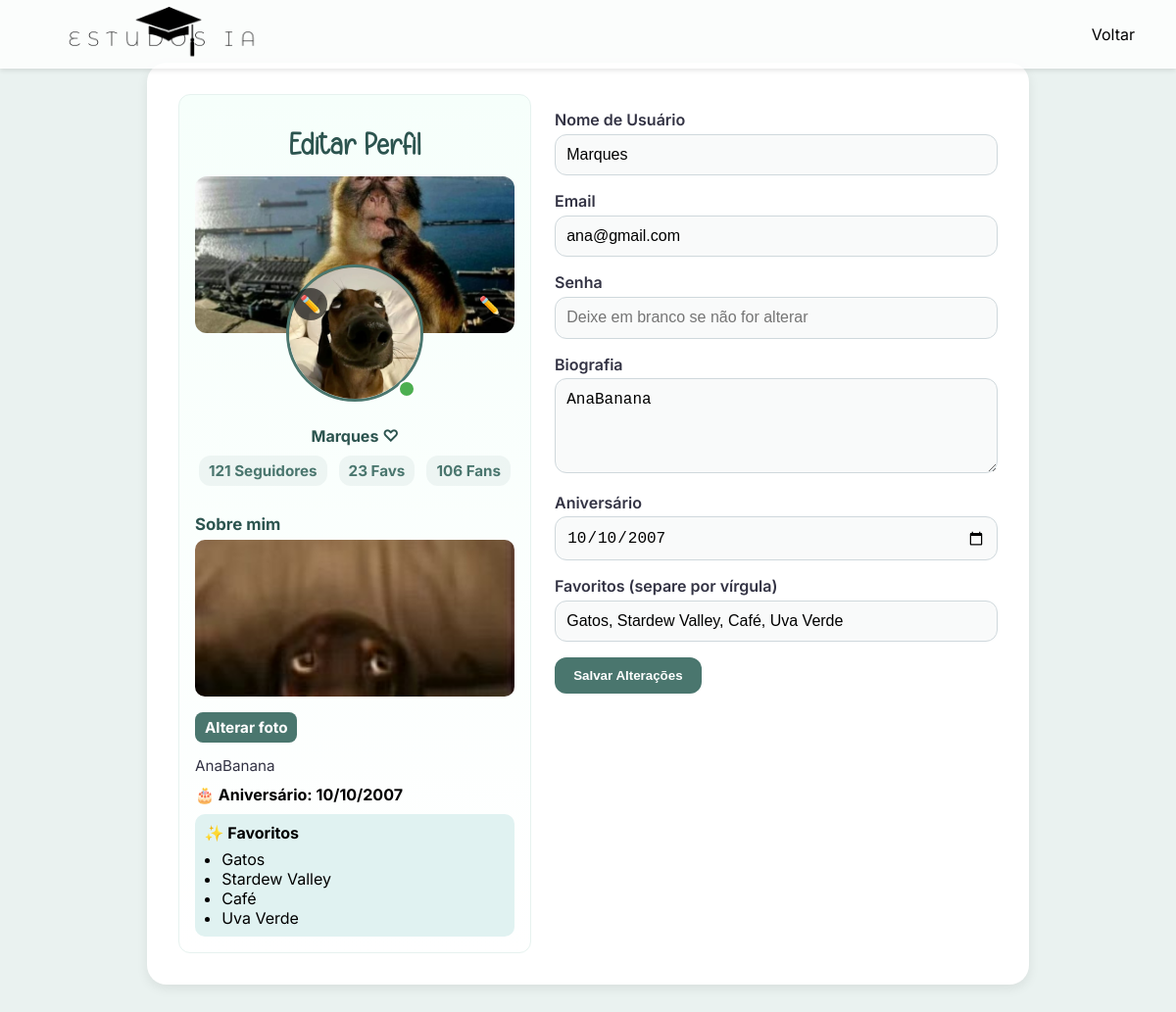
The app's page /editar_usuario.php (signed in), older data.
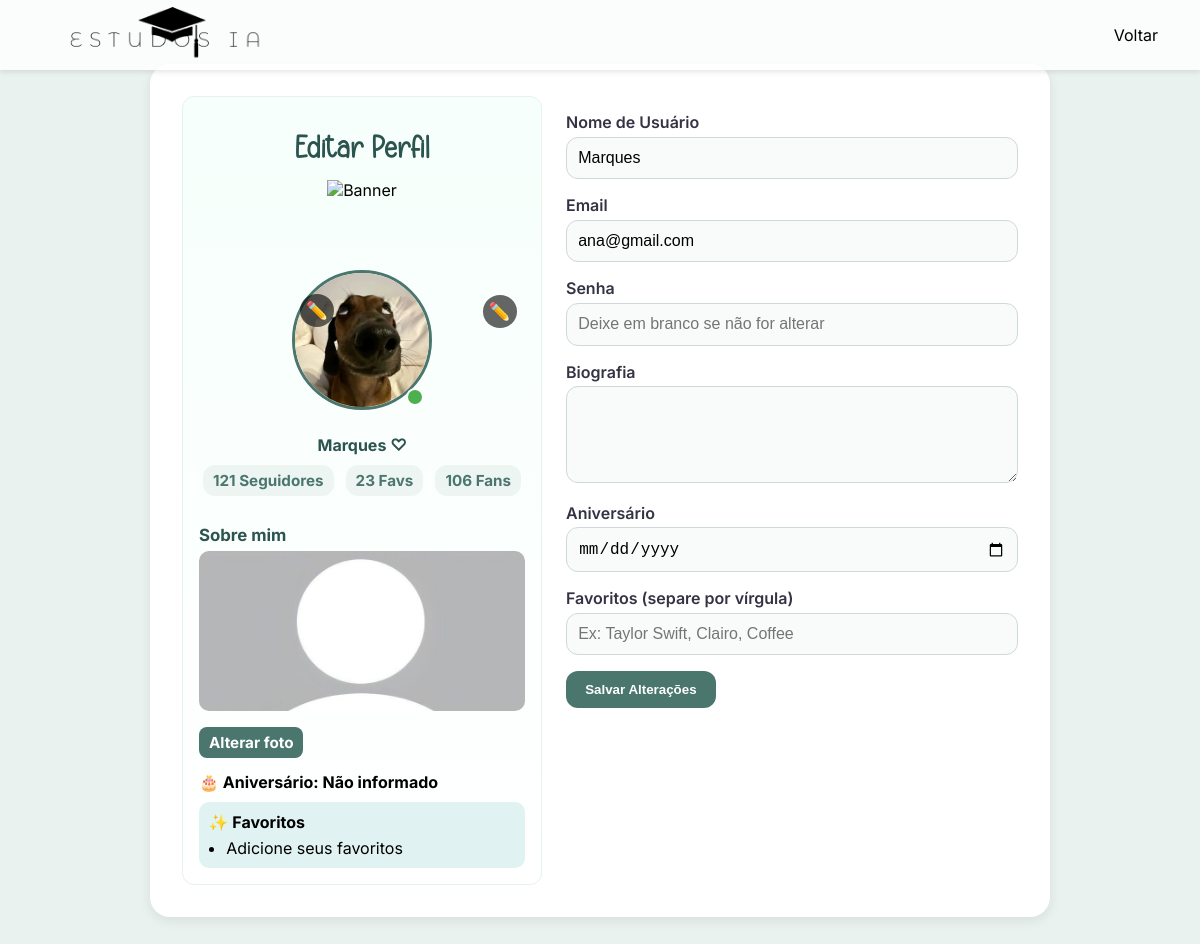
The same page, newer data.
### tables this page shows
CREATE TABLE `usuarios` (
  `id` int(11) NOT NULL,
  `nome` varchar(100) NOT NULL,
  `email` varchar(100) NOT NULL,
  `senha` varchar(255) DEFAULT NULL,
  `biografia` text DEFAULT NULL,
  `foto` varchar(255) DEFAULT NULL,
  `arvore_escolhida` int(11) DEFAULT NULL,
  `ultimo_login` datetime DEFAULT current_timestamp(),
  `token` varchar(255) DEFAULT NULL,
  `expira_token` datetime DEFAULT NULL,
  `codigo_verificacao` varchar(10) DEFAULT NULL,
  `verificado` tinyint(4) DEFAULT 0,
  `username` varchar(50) DEFAULT NULL,
  `apelido` varchar(50) DEFAULT NULL,
  `data_nascimento` date DEFAULT NULL,
  `escola` varchar(100) DEFAULT NULL,
  `foto_pessoal` varchar(255) DEFAULT NULL,
  `preferencias` text DEFAULT NULL,
  `tags` varchar(255) DEFAULT NULL,
  `favoritos` text DEFAULT NULL,
  `data_criacao` datetime DEFAULT current_timestamp(),
  `bio_foto` varchar(255) DEFAULT NULL,
  `banner` varchar(255) DEFAULT NULL,
  `aniversario` date DEFAULT NULL
);

### editar_usuario.php (the view, shortened to what this page needs)
<?php
include('conexao.php');
$usuario_id = $_SESSION['usuario_id'];
$sql = "SELECT nome, email, biografia, foto FROM usuarios WHERE id = ?";
$stmt = $conn->prepare($sql);
$stmt->bind_param('i', $usuario_id);
$stmt->execute();
$stmt->store_result();
$stmt->bind_result($nome, $email, $biografia, $foto);
$has_aniversario = $conn->query("SHOW COLUMNS FROM usuarios LIKE 'aniversario'")->num_rows > 0;
$has_favoritos   = $conn->query("SHOW COLUMNS FROM usuarios LIKE 'favoritos'")->num_rows > 0;
$has_bio_foto    = $conn->query("SHOW COLUMNS FROM usuarios LIKE 'bio_foto'")->num_rows > 0;
$has_banner      = $conn->query("SHOW COLUMNS FROM usuarios LIKE 'banner'")->num_rows > 0;
$aniversario_db = '';
$favoritos_db   = '';
$bio_foto_db    = '';
$banner_db      = '';
if ($has_aniversario || $has_favoritos || $has_bio_foto || $has_banner) {
    $cols = [];
    if ($has_aniversario) $cols[] = 'aniversario';
    if ($has_favoritos)   $cols[] = 'favoritos';
    if ($has_bio_foto)    $cols[] = 'bio_foto';
    if ($has_banner)      $cols[] = 'banner';
    $sql2 = "SELECT " . implode(', ', $cols) . " FROM usuarios WHERE id = ?";
    $stmt2 = $conn->prepare($sql2);
    $stmt2->bind_param('i', $usuario_id);
    $stmt2->execute();
    $stmt2->store_result();
    $bind_names = [];
    $meta = $stmt2->result_metadata();
    $fields = [];
    foreach ($meta->fetch_fields() as $field) {
        $fields[] = &$row[$field->name];
        $bind_names[] = &$row[$field->name];
    }
    if (!empty($bind_names)) {
        call_user_func_array(array($stmt2, 'bind_result'), $bind_names);
        if ($has_aniversario && isset($row['aniversario'])) $aniversario_db = $row['aniversario'];
        if ($has_favoritos && isset($row['favoritos']))     $favoritos_db   = $row['favoritos'];
        if ($has_bio_foto && isset($row['bio_foto']))       $bio_foto_db    = $row['bio_foto'];
        if ($has_banner && isset($row['banner']))           $banner_db      = $row['banner'];
    }
}
$seguidores_count = 121;
$favoritos_count  = 23;
$fans_count       = 106;
?>
<!DOCTYPE html>
<html lang="pt-BR">
<head>
  <link href="https://unpkg.com/cropperjs@1.5.13/dist/cropper.min.css" rel="stylesheet"/>
</head>
<body>
  <header>
    <div class="logo"><img src="/imagens/logoatual.png" alt="Logo"></div>
    <nav>
      <ul>
          <li><a href="/inicio.php">Voltar</a></li>
      </ul>
    </nav>
  </header>
<div class="container">
<div class="preview">
  <h1>Editar Perfil</h1>
  <div class="perfil-banner">
  <img id="banner-img" src="<?php echo !empty($banner_db) ? $banner_db : 'imagens/usuarios/default-banner.jpg'; ?>" alt="Banner">
    <label for="banner-file" class="edit-icon">✏️</label>
  </div>
  <div class="perfil-foto">
    <img id="preview-img" src="<?php echo !empty($foto) && file_exists($foto) ? $foto : 'imagens/usuarios/default.jpg'; ?>" alt="Preview">
    <label for="foto" class="edit-icon small left">✏️</label>
    <div class="online-bullet" title="Online"></div>
  </div>
  <div style="margin-top: .5rem; font-weight:700; color:#2c544f;">
    <?php echo htmlspecialchars($nome); ?> ♡
  </div>
  <div class="counts" aria-hidden="true">
    <div class="item"><?php echo $seguidores_count; ?> Seguidores</div>
    <div class="item"><?php echo $favoritos_count; ?> Favs</div>
    <div class="item"><?php echo $fans_count; ?> Fans</div>
  </div>
  <div class="about">
    <h4>Sobre mim</h4>
    <?php if (!empty($bio_foto_db) && file_exists($bio_foto_db)): ?>
  <img class="bio-photo-preview" id="bio-preview-sidebar" src="<?php echo $bio_foto_db; ?>" alt="">
<?php else: ?>
  <img class="bio-photo-preview" id="bio-preview-sidebar" src="imagens/bio/default.jpg" alt="">
<?php endif; ?>
    <label for="bio_foto_file" class="bio-file-label">Alterar foto</label>
    <div style="color:#334; font-size:0.95rem; margin-top:0.6rem;">
      <?php echo nl2br(htmlspecialchars($biografia)); ?>
    </div>
    <div style="margin-top:.6rem; font-weight:700;">
      🎂 Aniversário:
      <?php echo ($has_aniversario && !empty($aniversario_db)) ? date('d/m/Y', strtotime($aniversario_db)) : 'Não informado'; ?>
    </div>
    <div class="favoritos-box">
      <strong>✨ Favoritos</strong>
      <ul style="margin: .4rem 0 0 1.1rem; padding:0;">
        <?php
          if ($has_favoritos && !empty($favoritos_db)) {
              $lista = explode(',', $favoritos_db);
              foreach ($lista as $it) {
                  echo "<li>" . htmlspecialchars(trim($it)) . "</li>";
              }
          } else {
              echo "<li>Adicione seus favoritos</li>";
          }
        ?>
      </ul>
    </div>
  </div>
</div>
  <div>
    <form method="POST" enctype="multipart/form-data" id="perfil-form">
      <label for="nome_usuario">Nome de Usuário</label>
      <input type="text" name="nome_usuario" id="nome_usuario" value="<?php echo htmlspecialchars($nome); ?>" required>
      <label for="email">Email</label>
      <input type="email" name="email" id="email" value="<?php echo htmlspecialchars($email); ?>" required>
      <label for="senha">Senha</label>
      <input type="password" name="senha" placeholder="Deixe em branco se não for alterar">
      <label for="biografia">Biografia</label>
      <textarea name="biografia" id="biografia" rows="4"><?php echo htmlspecialchars($biografia); ?></textarea>
      <?php if ($has_aniversario): ?>
        <label for="aniversario">Aniversário</label>
        <input type="date" name="aniversario" id="aniversario" value="<?php echo !empty($aniversario_db) ? htmlspecialchars(date('Y-m-d', strtotime($aniversario_db))) : ''; ?>">
      <?php else: ?>
      <?php endif; ?>
      <?php if ($has_favoritos): ?>
        <label for="favoritos">Favoritos (separe por vírgula)</label>
        <input type="text" name="favoritos" id="favoritos" value="<?php echo htmlspecialchars($favoritos_db); ?>" placeholder="Ex: Taylor Swift, Clairo, Coffee">
      <?php else: ?>
      <?php endif; ?>
      <div class="botoes">
        <button type="submit">Salvar Alterações</button>
      </div>
    </form>
  </div>
</div>
</body>
</html>

### editar_usuario.php (style rules this page uses)
* { box-sizing: border-box; }
header { position: fixed; top:0; left:0; width:100%; height:70px; background:#ffffffcc; display:flex; justify-content:space-between; align-items:center; padding:0 2rem; box-shadow:0 2px 5px rgba(0,0,0,0.1); z-index:1000; }
header .logo img { height:450px;width:auto;display:block; margin-left: -85px; }
nav ul { list-style:none; display:flex; align-items:center; gap:20px; margin:0; }
nav ul li a { text-decoration:none; color:black; padding:5px 10px; border-radius:8px; transition:.3s; }
body { background-color: #eaf2f0; font-family: 'Inter', sans-serif; padding: 2rem; margin: 0; }
.container { max-width: 900px; margin: 2rem auto; background-color: #fff; padding: 2rem; border-radius: 20px; box-shadow: 0 4px 12px rgba(0,0,0,0.08); display: grid; grid-template-columns: 360px 1fr; gap: 1.5rem; }
h1 { text-align: center; color: #2c544f; margin-bottom: 1rem; font-family: 'SimpleHandmade', cursive; font-size: 2.0rem; }
.preview { text-align: center; border-radius: 12px; padding: 1rem; background: linear-gradient(180deg, #f6fffb 0%, #ffffff 100%); border: 1px solid #e6f2ef; }
.perfil-foto { position: relative; display: inline-block; margin-bottom: 0.8rem; }
.perfil-foto img { width: 140px; height: 140px; border-radius: 50%; border: 4px solid #4a766e; object-fit: cover; transition: transform .3s ease, opacity .3s; }
.online-bullet { position: absolute; bottom: 8px; right: 8px; width: 18px; height: 18px; background: #4caf50; border: 2px solid white; border-radius: 50%; }
.counts { display:flex; justify-content:center; gap: 12px; margin-top: 0.6rem; color: #4a766e; font-weight: 700; }
.counts .item { background: rgba(74,118,110,0.07); padding: 6px 10px; border-radius: 12px; font-size: 0.95rem; }
form { display: block; }
label { font-weight: 600; display:block; margin-top: 1rem; margin-bottom: .3rem; color:#334; }
input[type="text"], input[type="email"], input[type="password"], input[type="date"], textarea { width: 100%; padding: 0.7rem; border: 1px solid #cfd8dc; border-radius: 12px; font-size: 1rem; background-color: #f9fafa; }
#preview-img { max-width: 160px; max-height: 160px; border-radius: 50%; border: 3px solid #4a766e; object-fit: cover; }
.botoes { display: flex; justify-content: flex-start; gap: 0.8rem; margin-top: 1rem; }
button { background-color: #4a766e; color: white; border: none; padding: 0.7rem 1.2rem; border-radius: 12px; cursor: pointer; font-weight: 600; }
.about { text-align: left; margin-top: 1rem; padding-top: 0.4rem; }
.about h4 { margin: .4rem 0; font-size:1.05rem; color:#2c544f; font-weight:700; }
.bio-photo-preview { width: 100%; border-radius: 10px; max-height: 160px; object-fit: cover; display:block; margin-bottom: .6rem; }
.favoritos-box { background: #e0f2f1; border-radius: 10px; padding: 0.6rem; margin-top: .6rem; }
.perfil-banner { position: relative; width: 100%; height: 160px; border-radius: 12px; overflow: hidden; margin-bottom: -70px; }
.perfil-foto { position: relative; display: inline-block; }
.edit-icon { position: absolute; bottom: 8px; right: 8px; background: rgba(0,0,0,0.6); color: white; font-size: 18px; padding: 6px; border-radius: 50%; cursor: pointer; }
.edit-icon.small.left { top: 8px; left: 8px; right: auto; bottom: auto; }
.bio-file-label { display: inline-block; padding: 6px 10px; background: #4a766e; color: #fff; border-radius: 8px; cursor: pointer; font-weight: 700; margin-top: 0.4rem; text-decoration: none; font-size: 0.95rem; }
.perfil-banner img { width: 100%; height: 100%; object-fit: cover; }

Row changes from the older to the newer data that the page shows:
changed usuarios "Marques": banner: picture removed; bio_foto: picture removed; biografia "AnaBanana" → (not shown); aniversario "10/10/2007" → (not shown); favoritos "Gatos, Stardew Valley, Café, Uva Verde" → (not shown)
Text that changed along with them:
text now shown: "Não informado Adicione seus favoritos"
list line gone: "Gatos"
list line gone: "Stardew Valley"
list line gone: "Café"
list line gone: "Uva Verde"
